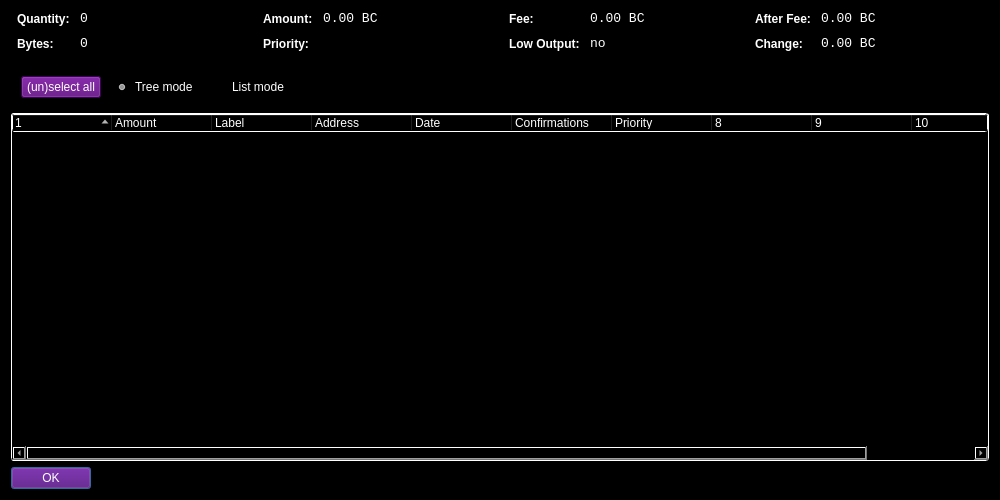
<?xml version="1.0" encoding="UTF-8"?>
<ui version="4.0">
 <class>CoinControlDialog</class>
 <widget class="QDialog" name="CoinControlDialog">
  <property name="geometry">
   <rect>
    <x>0</x>
    <y>0</y>
    <width>1000</width>
    <height>500</height>
   </rect>
  </property>
  <property name="windowTitle">
   <string>Coin Control</string>
  </property>
  <property name="styleSheet">
   <string notr="true">color: rgb(255, 255, 255);
background-color: rgb(0, 0, 0);
alternate-background-color: rgb(0, 0, 0);</string>
  </property>
  <layout class="QVBoxLayout" name="verticalLayout">
   <item>
    <layout class="QHBoxLayout" name="horizontalLayoutTop" stretch="0,0,0,0">
     <property name="topMargin">
      <number>0</number>
     </property>
     <property name="bottomMargin">
      <number>10</number>
     </property>
     <item>
      <layout class="QFormLayout" name="formLayoutCoinControl1">
       <property name="horizontalSpacing">
        <number>10</number>
       </property>
       <property name="verticalSpacing">
        <number>10</number>
       </property>
       <property name="leftMargin">
        <number>6</number>
       </property>
       <property name="rightMargin">
        <number>6</number>
       </property>
       <item row="0" column="0">
        <widget class="QLabel" name="labelCoinControlQuantityText">
         <property name="styleSheet">
          <string notr="true">font-weight:bold;</string>
         </property>
         <property name="text">
          <string>Quantity:</string>
         </property>
        </widget>
       </item>
       <item row="0" column="1">
        <widget class="QLabel" name="labelCoinControlQuantity">
         <property name="font">
          <font>
           <family>Monospace</family>
           <pointsize>10</pointsize>
          </font>
         </property>
         <property name="cursor">
          <cursorShape>IBeamCursor</cursorShape>
         </property>
         <property name="contextMenuPolicy">
          <enum>Qt::ActionsContextMenu</enum>
         </property>
         <property name="text">
          <string notr="true">0</string>
         </property>
         <property name="textInteractionFlags">
          <set>Qt::LinksAccessibleByMouse|Qt::TextSelectableByKeyboard|Qt::TextSelectableByMouse</set>
         </property>
        </widget>
       </item>
       <item row="1" column="0">
        <widget class="QLabel" name="labelCoinControlBytesText">
         <property name="styleSheet">
          <string notr="true">font-weight:bold;</string>
         </property>
         <property name="text">
          <string>Bytes:</string>
         </property>
        </widget>
       </item>
       <item row="1" column="1">
        <widget class="QLabel" name="labelCoinControlBytes">
         <property name="font">
          <font>
           <family>Monospace</family>
           <pointsize>10</pointsize>
          </font>
         </property>
         <property name="cursor">
          <cursorShape>IBeamCursor</cursorShape>
         </property>
         <property name="contextMenuPolicy">
          <enum>Qt::ActionsContextMenu</enum>
         </property>
         <property name="text">
          <string notr="true">0</string>
         </property>
         <property name="textInteractionFlags">
          <set>Qt::LinksAccessibleByMouse|Qt::TextSelectableByKeyboard|Qt::TextSelectableByMouse</set>
         </property>
        </widget>
       </item>
      </layout>
     </item>
     <item>
      <layout class="QFormLayout" name="formLayoutCoinControl2">
       <property name="horizontalSpacing">
        <number>10</number>
       </property>
       <property name="verticalSpacing">
        <number>10</number>
       </property>
       <property name="leftMargin">
        <number>6</number>
       </property>
       <property name="rightMargin">
        <number>6</number>
       </property>
       <item row="0" column="0">
        <widget class="QLabel" name="labelCoinControlAmountText">
         <property name="styleSheet">
          <string notr="true">font-weight:bold;</string>
         </property>
         <property name="text">
          <string>Amount:</string>
         </property>
        </widget>
       </item>
       <item row="0" column="1">
        <widget class="QLabel" name="labelCoinControlAmount">
         <property name="font">
          <font>
           <family>Monospace</family>
           <pointsize>10</pointsize>
          </font>
         </property>
         <property name="cursor">
          <cursorShape>IBeamCursor</cursorShape>
         </property>
         <property name="contextMenuPolicy">
          <enum>Qt::ActionsContextMenu</enum>
         </property>
         <property name="text">
          <string notr="true">0.00 BC</string>
         </property>
         <property name="textInteractionFlags">
          <set>Qt::LinksAccessibleByMouse|Qt::TextSelectableByKeyboard|Qt::TextSelectableByMouse</set>
         </property>
        </widget>
       </item>
       <item row="1" column="0">
        <widget class="QLabel" name="labelCoinControlPriorityText">
         <property name="styleSheet">
          <string notr="true">font-weight:bold;</string>
         </property>
         <property name="text">
          <string>Priority:</string>
         </property>
        </widget>
       </item>
       <item row="1" column="1">
        <widget class="QLabel" name="labelCoinControlPriority">
         <property name="font">
          <font>
           <family>Monospace</family>
           <pointsize>10</pointsize>
          </font>
         </property>
         <property name="cursor">
          <cursorShape>IBeamCursor</cursorShape>
         </property>
         <property name="contextMenuPolicy">
          <enum>Qt::ActionsContextMenu</enum>
         </property>
         <property name="text">
          <string/>
         </property>
         <property name="textInteractionFlags">
          <set>Qt::LinksAccessibleByMouse|Qt::TextSelectableByKeyboard|Qt::TextSelectableByMouse</set>
         </property>
        </widget>
       </item>
      </layout>
     </item>
     <item>
      <layout class="QFormLayout" name="formLayoutCoinControl3">
       <property name="horizontalSpacing">
        <number>10</number>
       </property>
       <property name="verticalSpacing">
        <number>10</number>
       </property>
       <property name="leftMargin">
        <number>6</number>
       </property>
       <property name="rightMargin">
        <number>6</number>
       </property>
       <item row="0" column="0">
        <widget class="QLabel" name="labelCoinControlFeeText">
         <property name="styleSheet">
          <string notr="true">font-weight:bold;</string>
         </property>
         <property name="text">
          <string>Fee:</string>
         </property>
        </widget>
       </item>
       <item row="0" column="1">
        <widget class="QLabel" name="labelCoinControlFee">
         <property name="font">
          <font>
           <family>Monospace</family>
           <pointsize>10</pointsize>
          </font>
         </property>
         <property name="cursor">
          <cursorShape>IBeamCursor</cursorShape>
         </property>
         <property name="contextMenuPolicy">
          <enum>Qt::ActionsContextMenu</enum>
         </property>
         <property name="text">
          <string notr="true">0.00 BC</string>
         </property>
         <property name="textInteractionFlags">
          <set>Qt::LinksAccessibleByMouse|Qt::TextSelectableByKeyboard|Qt::TextSelectableByMouse</set>
         </property>
        </widget>
       </item>
       <item row="1" column="0">
        <widget class="QLabel" name="labelCoinControlLowOutputText">
         <property name="enabled">
          <bool>false</bool>
         </property>
         <property name="styleSheet">
          <string notr="true">font-weight:bold;</string>
         </property>
         <property name="text">
          <string>Low Output:</string>
         </property>
        </widget>
       </item>
       <item row="1" column="1">
        <widget class="QLabel" name="labelCoinControlLowOutput">
         <property name="enabled">
          <bool>false</bool>
         </property>
         <property name="font">
          <font>
           <family>Monospace</family>
           <pointsize>10</pointsize>
          </font>
         </property>
         <property name="cursor">
          <cursorShape>IBeamCursor</cursorShape>
         </property>
         <property name="contextMenuPolicy">
          <enum>Qt::ActionsContextMenu</enum>
         </property>
         <property name="text">
          <string notr="true">no</string>
         </property>
         <property name="textInteractionFlags">
          <set>Qt::LinksAccessibleByMouse|Qt::TextSelectableByKeyboard|Qt::TextSelectableByMouse</set>
         </property>
        </widget>
       </item>
      </layout>
     </item>
     <item>
      <layout class="QFormLayout" name="formLayoutCoinControl4">
       <property name="horizontalSpacing">
        <number>10</number>
       </property>
       <property name="verticalSpacing">
        <number>10</number>
       </property>
       <property name="leftMargin">
        <number>6</number>
       </property>
       <property name="rightMargin">
        <number>6</number>
       </property>
       <item row="0" column="0">
        <widget class="QLabel" name="labelCoinControlAfterFeeText">
         <property name="styleSheet">
          <string notr="true">font-weight:bold;</string>
         </property>
         <property name="text">
          <string>After Fee:</string>
         </property>
        </widget>
       </item>
       <item row="0" column="1">
        <widget class="QLabel" name="labelCoinControlAfterFee">
         <property name="font">
          <font>
           <family>Monospace</family>
           <pointsize>10</pointsize>
          </font>
         </property>
         <property name="cursor">
          <cursorShape>IBeamCursor</cursorShape>
         </property>
         <property name="contextMenuPolicy">
          <enum>Qt::ActionsContextMenu</enum>
         </property>
         <property name="text">
          <string notr="true">0.00 BC</string>
         </property>
         <property name="textInteractionFlags">
          <set>Qt::LinksAccessibleByMouse|Qt::TextSelectableByKeyboard|Qt::TextSelectableByMouse</set>
         </property>
        </widget>
       </item>
       <item row="1" column="0">
        <widget class="QLabel" name="labelCoinControlChangeText">
         <property name="enabled">
          <bool>false</bool>
         </property>
         <property name="styleSheet">
          <string notr="true">font-weight:bold;</string>
         </property>
         <property name="text">
          <string>Change:</string>
         </property>
        </widget>
       </item>
       <item row="1" column="1">
        <widget class="QLabel" name="labelCoinControlChange">
         <property name="enabled">
          <bool>false</bool>
         </property>
         <property name="font">
          <font>
           <family>Monospace</family>
           <pointsize>10</pointsize>
          </font>
         </property>
         <property name="cursor">
          <cursorShape>IBeamCursor</cursorShape>
         </property>
         <property name="contextMenuPolicy">
          <enum>Qt::ActionsContextMenu</enum>
         </property>
         <property name="text">
          <string notr="true">0.00 BC</string>
         </property>
         <property name="textInteractionFlags">
          <set>Qt::LinksAccessibleByMouse|Qt::TextSelectableByKeyboard|Qt::TextSelectableByMouse</set>
         </property>
        </widget>
       </item>
      </layout>
     </item>
    </layout>
   </item>
   <item>
    <widget class="QFrame" name="frame">
     <property name="minimumSize">
      <size>
       <width>0</width>
       <height>40</height>
      </size>
     </property>
     <property name="frameShape">
      <enum>QFrame::StyledPanel</enum>
     </property>
     <property name="frameShadow">
      <enum>QFrame::Sunken</enum>
     </property>
     <widget class="QWidget" name="horizontalLayoutWidget">
      <property name="geometry">
       <rect>
        <x>10</x>
        <y>0</y>
        <width>781</width>
        <height>41</height>
       </rect>
      </property>
      <layout class="QHBoxLayout" name="horizontalLayoutPanel" stretch="0,0,0,0">
       <property name="spacing">
        <number>14</number>
       </property>
       <item>
        <widget class="QPushButton" name="pushButtonSelectAll">
         <property name="sizePolicy">
          <sizepolicy hsizetype="Maximum" vsizetype="Fixed">
           <horstretch>0</horstretch>
           <verstretch>0</verstretch>
          </sizepolicy>
         </property>
         <property name="styleSheet">
          <string notr="true">color: rgb(255, 255, 255);
background-color: rgb(86, 0, 120);
alternate-background-color: rgb(86, 0, 120);</string>
         </property>
         <property name="text">
          <string>(un)select all</string>
         </property>
        </widget>
       </item>
       <item>
        <widget class="QRadioButton" name="radioTreeMode">
         <property name="sizePolicy">
          <sizepolicy hsizetype="Maximum" vsizetype="Fixed">
           <horstretch>0</horstretch>
           <verstretch>0</verstretch>
          </sizepolicy>
         </property>
         <property name="text">
          <string>Tree mode</string>
         </property>
         <property name="checked">
          <bool>true</bool>
         </property>
        </widget>
       </item>
       <item>
        <widget class="QRadioButton" name="radioListMode">
         <property name="sizePolicy">
          <sizepolicy hsizetype="Maximum" vsizetype="Fixed">
           <horstretch>0</horstretch>
           <verstretch>0</verstretch>
          </sizepolicy>
         </property>
         <property name="text">
          <string>List mode</string>
         </property>
        </widget>
       </item>
       <item>
        <spacer name="horizontalSpacer">
         <property name="orientation">
          <enum>Qt::Horizontal</enum>
         </property>
         <property name="sizeHint" stdset="0">
          <size>
           <width>40</width>
           <height>20</height>
          </size>
         </property>
        </spacer>
       </item>
      </layout>
     </widget>
    </widget>
   </item>
   <item>
    <widget class="CoinControlTreeWidget" name="treeWidget">
     <property name="contextMenuPolicy">
      <enum>Qt::CustomContextMenu</enum>
     </property>
     <property name="styleSheet">
      <string notr="true">background: rgb(0,0,0); color: rgb(255,255,255); border: 1px inset white; border-radius: 3px; margin: 0px;</string>
     </property>
     <property name="sortingEnabled">
      <bool>false</bool>
     </property>
     <property name="columnCount">
      <number>11</number>
     </property>
     <attribute name="headerShowSortIndicator" stdset="0">
      <bool>true</bool>
     </attribute>
     <attribute name="headerStretchLastSection">
      <bool>false</bool>
     </attribute>
     <column>
      <property name="text">
       <string/>
      </property>
     </column>
     <column>
      <property name="text">
       <string>Amount</string>
      </property>
     </column>
     <column>
      <property name="text">
       <string>Label</string>
      </property>
     </column>
     <column>
      <property name="text">
       <string>Address</string>
      </property>
     </column>
     <column>
      <property name="text">
       <string>Date</string>
      </property>
     </column>
     <column>
      <property name="text">
       <string>Confirmations</string>
      </property>
      <property name="toolTip">
       <string>Confirmed</string>
      </property>
     </column>
     <column>
      <property name="text">
       <string>Priority</string>
      </property>
     </column>
     <column>
      <property name="text">
       <string/>
      </property>
     </column>
     <column>
      <property name="text">
       <string/>
      </property>
     </column>
     <column>
      <property name="text">
       <string/>
      </property>
     </column>
     <column>
      <property name="text">
       <string/>
      </property>
     </column>
    </widget>
   </item>
   <item>
    <widget class="QDialogButtonBox" name="buttonBox">
     <property name="sizePolicy">
      <sizepolicy hsizetype="Maximum" vsizetype="Fixed">
       <horstretch>0</horstretch>
       <verstretch>0</verstretch>
      </sizepolicy>
     </property>
     <property name="styleSheet">
      <string notr="true">color: rgb(255, 255, 255);
background-color: rgb(86, 0, 120);
alternate-background-color: rgb(86, 0, 120);</string>
     </property>
     <property name="orientation">
      <enum>Qt::Horizontal</enum>
     </property>
     <property name="standardButtons">
      <set>QDialogButtonBox::Ok</set>
     </property>
    </widget>
   </item>
  </layout>
 </widget>
 <customwidgets>
  <customwidget>
   <class>CoinControlTreeWidget</class>
   <extends>QTreeWidget</extends>
   <header>coincontroltreewidget.h</header>
  </customwidget>
 </customwidgets>
 <resources/>
 <connections/>
</ui>
